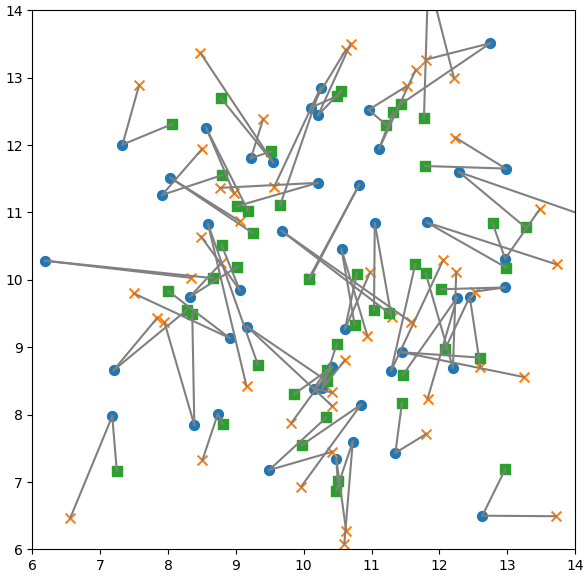

Write Python code to recreate this figure.
from numpy import array, random, linalg, sqrt
import matplotlib.pyplot as plt

random.seed(2021)
n = 50
mu, sigma, tau = 10, 2, 1

U1, U2 = random.normal(mu, sigma, (2, n))
Error1, Error2 = random.normal(0, tau, (2, n))
V1, V2 = U1 + Error1, U2 + Error2
W1 = (sigma**2 * V1 + tau**2 * mu) / (sigma**2 + tau**2)
W2 = (sigma**2 * V2 + tau**2 * mu) / (sigma**2 + tau**2)

plt.figure(figsize=(7, 7))
plt.xlim(mu-sigma*2, mu+sigma*2), plt.ylim(mu-sigma*2, mu+sigma*2)
plt.scatter(U1, U2, s=50, marker='o')
plt.scatter(V1, V2, s=50, marker='x')
plt.scatter(W1, W2, s=50, marker='s')

UV = UW = 0
for u1, u2, v1, v2, w1, w2 in zip(U1, U2, V1, V2, W1, W2):
    plt.plot([u1, v1], [u2, v2], color='gray')
    plt.plot([u1, w1], [u2, w2], color='gray')
    UV += sqrt((u1 - v1)**2 + (u2 - v2)**2)
    UW += sqrt((u1 - w1)**2 + (u2 - w2)**2)

print(f'U-V: {UV / n}')
print(f'U-W: {UW / n}')
plt.show()
#plt.savefig('estimate.png', bbox_inches='tight', pad_inches=0.05)
